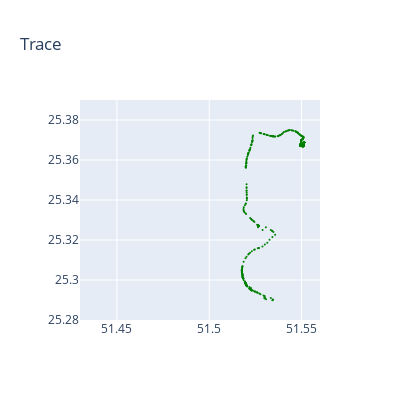

The cell this chart's notebook holds for it:
### Code cell
benign_4 = data_preprocessing('../data/drive-me-not/trace4.csv',
                             selected_attributes= ['GPS_lat', 'GPS_long', 'Time', 'vx', 'vy', 'ax', 'ay'], 
                             trace_num=4)
benign_4['spoofed'] = 0
plot_trace(benign_4.iloc[:, :], 
        #    mode="velocity", 
           colored=True, marker_size=2)

### Figure 1 — Plotly figure (JSON) as saved in the notebook; plotly's stock layout.template omitted (floating-point values rounded to 4 significant figures; data arrays with more than 128 entries replaced by an {"elided": "..."} marker saying what was removed)
{"data": [{"marker": {"color": {"elided": "463 str values"}, "size": 2}, "mode": "markers", "type": "scatter", "x": {"elided": "463 float values"}, "xaxis": "x", "y": {"elided": "463 float values"}, "yaxis": "y"}], "layout": {"height": 400, "title": {"text": "Trace"}, "width": 400, "xaxis": {"anchor": "y", "domain": [0, 1], "range": [51.43, 51.56]}, "yaxis": {"anchor": "x", "domain": [0, 1], "range": [25.28, 25.39]}}}
